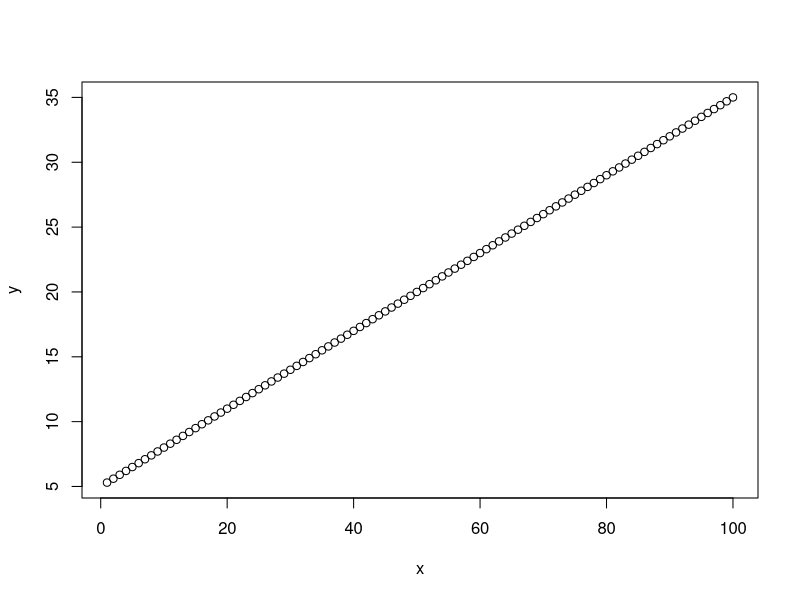
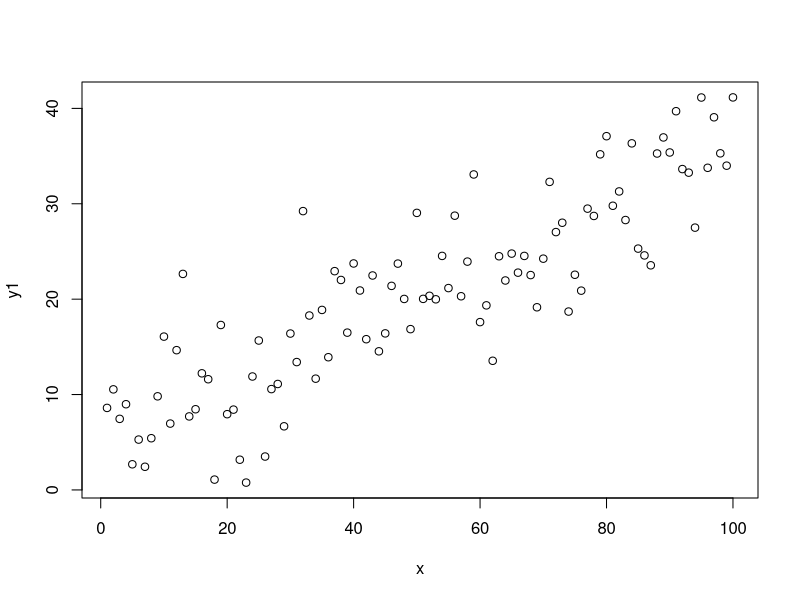
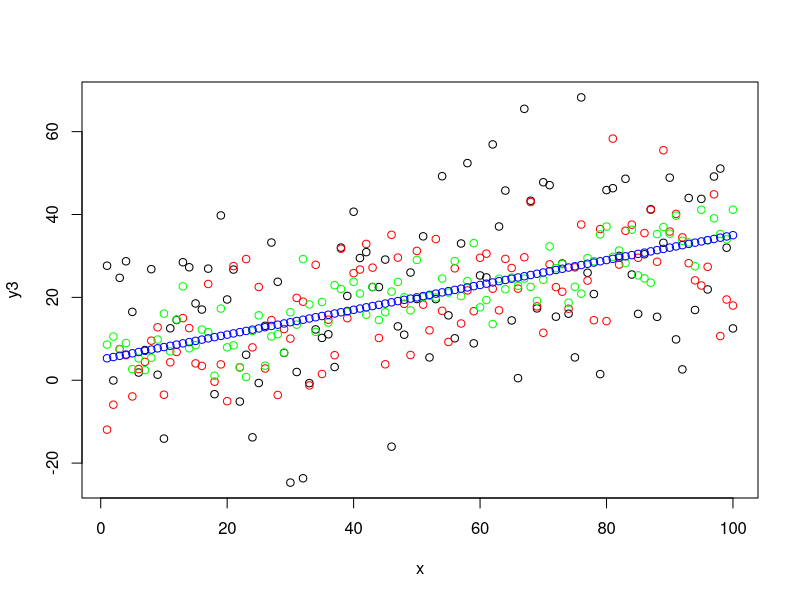
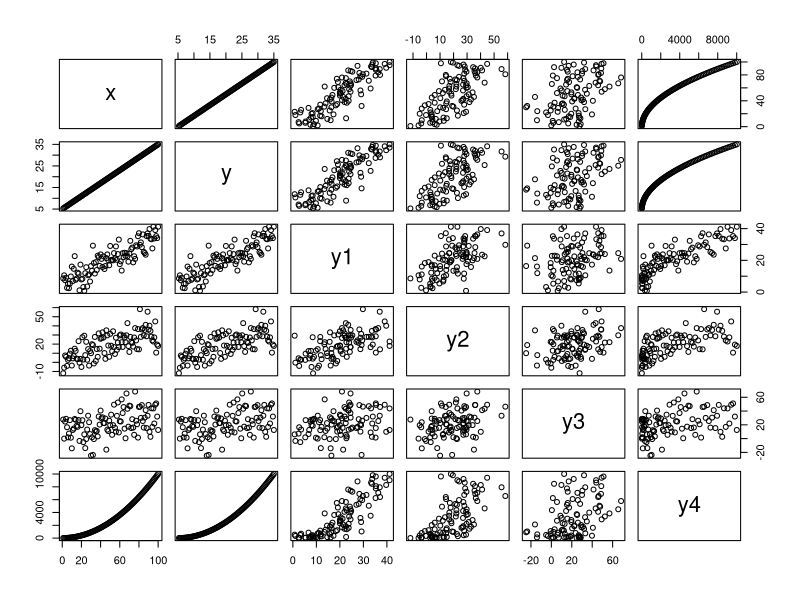
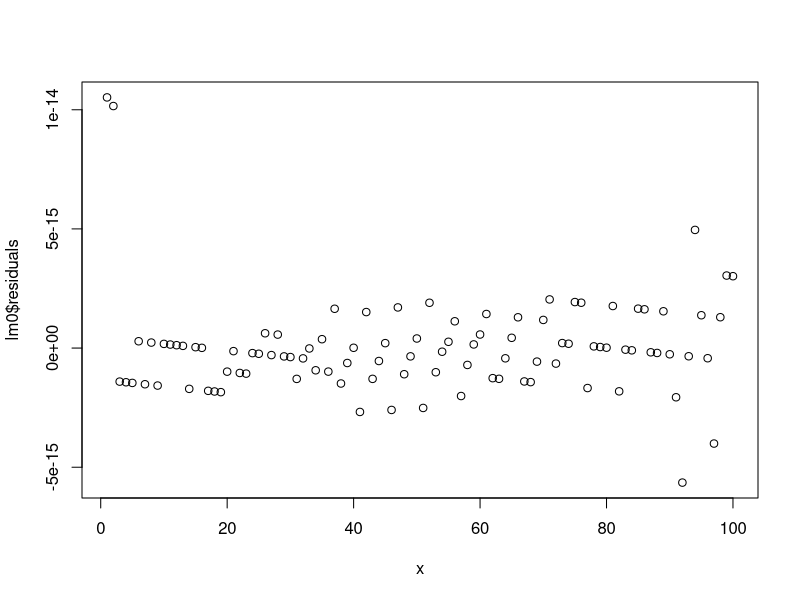
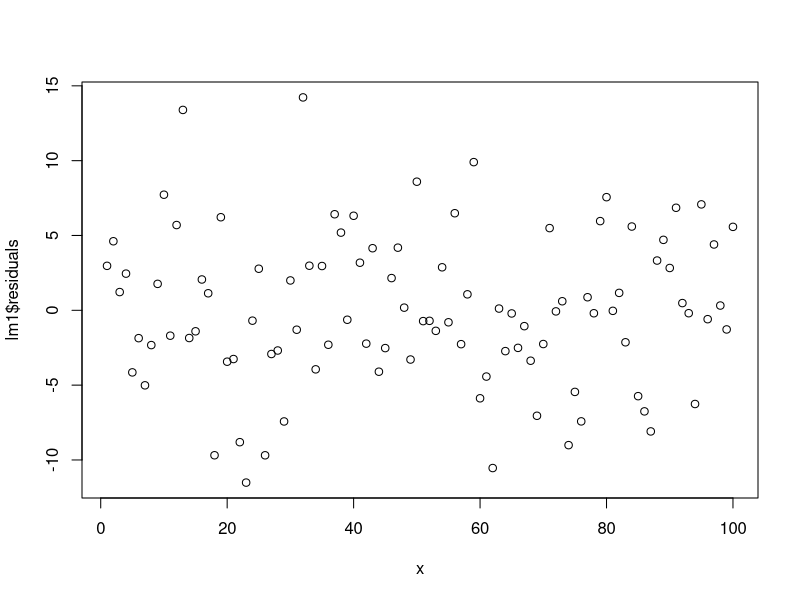
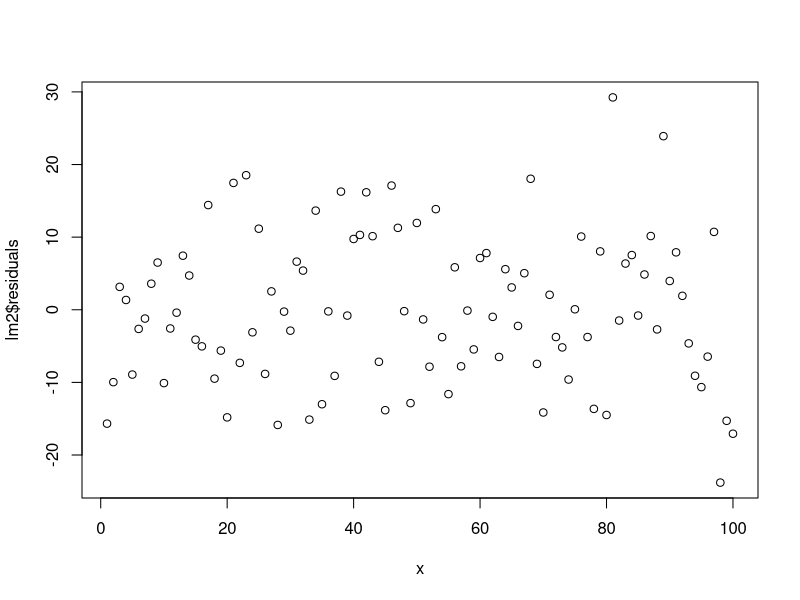
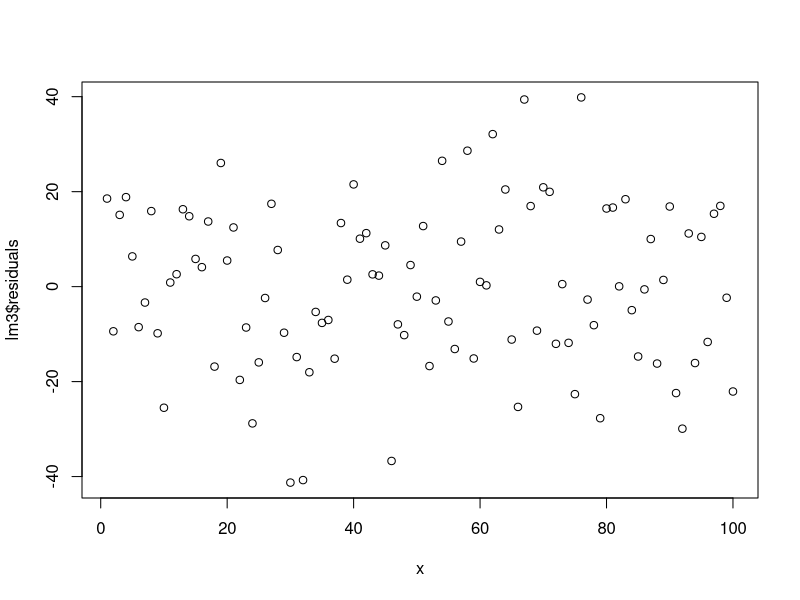

Write R code to recreate these figures, in order.
#Linear Correlation Coeffiscient
x=1:100
x
n=100
n#i.e N(x)
y=0.3*x+5
y
plot(x,y)
Mx=mean(x)
Mx
Sx=sd(x)
Sx
My=mean(y)
My
Sy=sd(y)
Sy
Zx=(x-Mx)/Sx
Zx
Zy=(y-My)/Sy
Zy
ZxZy=Zx*Zy
ZxZy
LinearCorrealationCoefficient=sum(ZxZy)/(n-1)
LinearCorrealationCoefficient #if Linear COrrelation coeffiscient =1 then x, y are linearly correlated 

y1=y+rnorm(100,0,5)
plot(x,y1)
y2=y+rnorm(100,0,10)
y3=y+rnorm(100,0,20)

My1=mean(y1)
My1
Sy1=sd(y1)
Sy1
Zy1=(y1-My1)/Sy1
Zy1
ZxZy1=Zx*Zy1
ZxZy1
LinearCorrealationCoefficient=sum(ZxZy1)/(n-1)
LinearCorrealationCoefficient #if Linear COrrelation coeffiscient =1 then x, y are linearly correlated 

My2=mean(y2)
My2
Sy2=sd(y2)
Sy2
Zy2=(y2-My2)/Sy2
Zy2
ZxZy2=Zx*Zy2
ZxZy2
LinearCorrealationCoefficient=sum(ZxZy2)/(n-1)
LinearCorrealationCoefficient #if Linear COrrelation coeffiscient =1 then x, y are linearly correlated 


My3=mean(y3)
My3
Sy3=sd(y3)
Sy3
Zy3=(y3-My3)/Sy3
Zy3
ZxZy3=Zx*Zy3
ZxZy3
LinearCorrealationCoefficient=sum(ZxZy3)/(n-1)
LinearCorrealationCoefficient #if Linear Correlation Coeffiscient (LCC) = 1 then x, y are linearly correlated 

cor(x,y)
cor(x,y1)
cor(x,y2)
cor(x,y3)

# -1<=LinearCorrelationCoeffiscient<=1
y4=x^2+10
cor(x,y4)

plot(x,y3,col="black")
points(x,y2,col="red")
points(x,y1,col="green")
points(x,y,col="blue")

mydf=data.frame(x,y,y1,y2,y3,y4)
plot(mydf)

lm0=lm(y~x)
lm1=lm(y1~x)
lm2=lm(y2~x)
lm3=lm(y3~x)
lm4=lm(y4~x)

class(lm0)

names(lm0)

lm0$coefficients

lm5=lm(y4~x + x*x)
lm5

summary(lm0)
summary(lm1)
summary(lm2)
summary(lm3)
summary(lm4)

plot(x,lm0$residuals)
plot(x,lm1$residuals)
plot(x,lm2$residuals)
plot(x,lm3$residuals)
plot(x,lm4$residuals)
